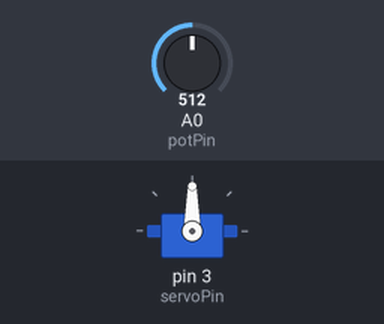
A sketch run on a simulated Arduino Uno, built with avr-gcc and run on an emulated ATmega328P. On the bench: servo. The inputs (shaded band) are chosen by the test bench; at power-on: A0 (potPin) = 512.

Above: at 1.2 s.
1.3 s: A0 (potPin) set to 716
At 2.0 s:
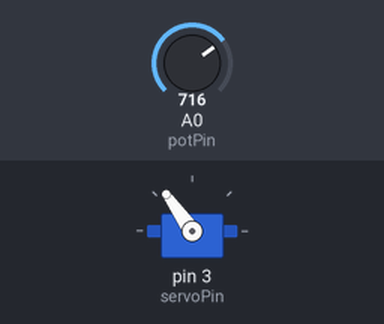
2.8 s: A0 (potPin) set to 900
At 4.0 s:
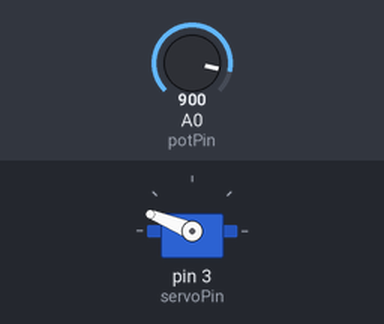
4.3 s: A0 (potPin) set to 1023
At 5.5 s:
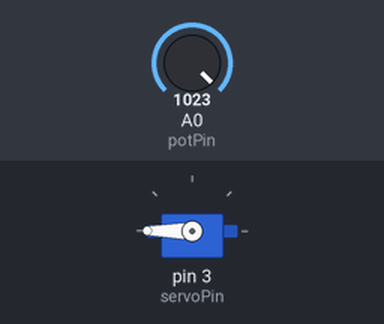
5.8 s: A0 (potPin) set to 306
At 6.4 s:
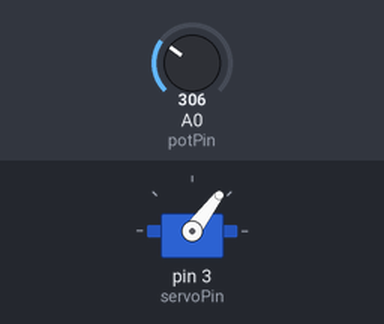
7.3 s: A0 (potPin) set to 122
At 7.8 s:
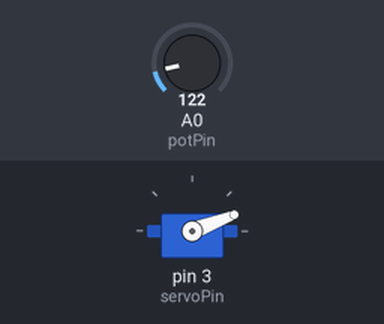
Timing chart, 0 to 9.8 s (numbered marks = the images above; inputs shaded):
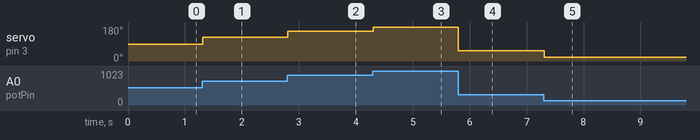

Measured:
- after the input at 1.3 s, servo on pin 3 (servoPin): 90° → 125° at once
- after the input at 2.8 s, servo on pin 3 (servoPin): 125° → 158° at once
- after the input at 4.3 s, servo on pin 3 (servoPin): 158° → 180° at once
- after the input at 5.8 s, servo on pin 3 (servoPin): 180° → 53° at once
- after the input at 7.3 s, servo on pin 3 (servoPin): 53° → 21° at once

The sketch:

Sketch_12.2.1_Control_Servo_by_Potentiometer.ino
```cpp
/*
  Sketch 12.2.1
  Control Servo by Potentiometer

  modified 2016/5/13
  by http://www.freenove.com
*/

#include <Servo.h>

Servo myservo;              // create servo object to control a servo

int servoPin = 3;           // define the pin of servo signal line
int potPin = 0;             // analog pin used to connect the potentiometer
int potVal;                 // variable to read the potValue from the analog pin

void setup() {
  myservo.attach(servoPin); // attaches the servo on servoPin to the servo object
}

void loop() {
  potVal = analogRead(potPin);          // reads the potValue of the potentiometer
  potVal = map(potVal, 0, 1023, 0, 180);// scale it to use it with the servo
  myservo.write(potVal);                // sets the servo position
  delay(15);                            // waits for the servo to get there
}
```
